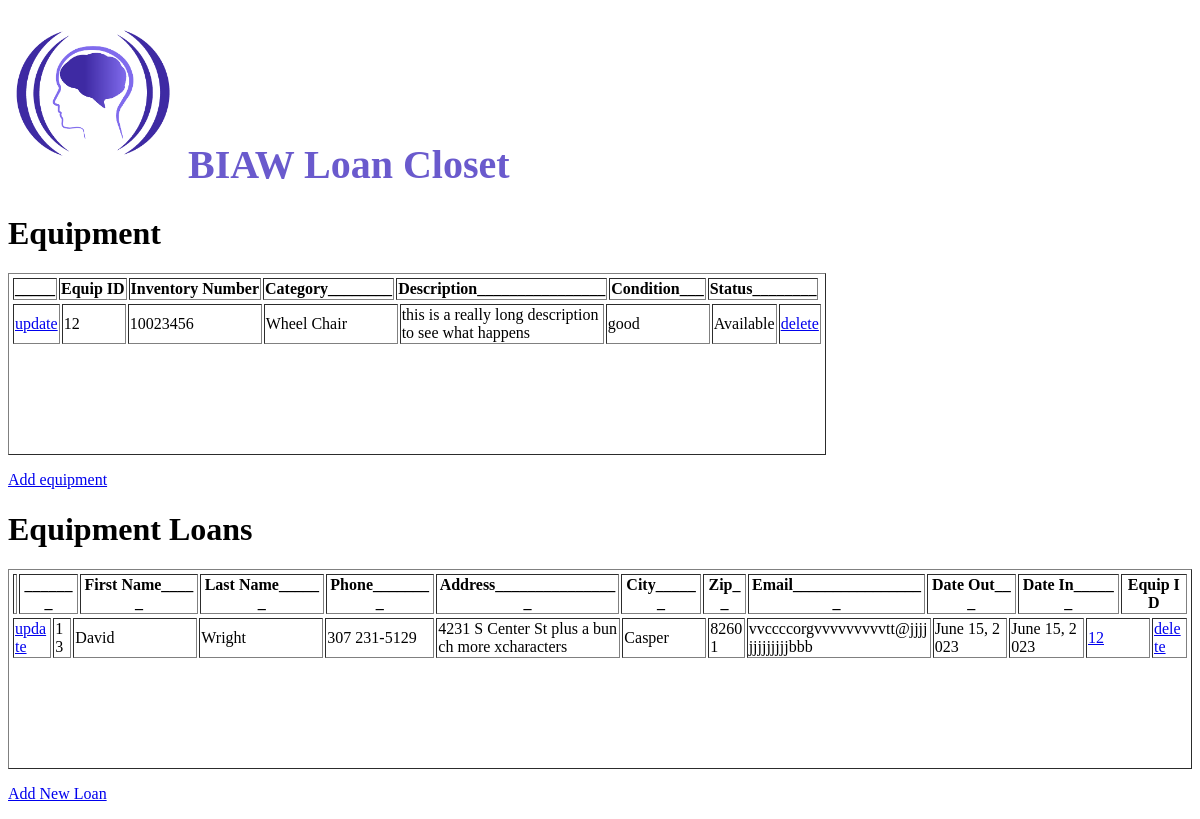
The page / on the database its author committed.
### loans/models.py (models this page shows)
class Equipment(models.Model):
    invnumber = models.IntegerField()
    category = models.CharField(max_length=10)
    description = models.CharField(max_length=225)
    condition = models.CharField(max_length=225)
    checkedout = models.BooleanField()

class Loans(models.Model):
    first_name = models.CharField(max_length=50)
    last_name = models.CharField (max_length=50)
    phone_number = models.CharField(max_length=20)
    address = models.CharField(max_length=50)
    city = models.CharField(max_length=20)
    zip = models.IntegerField()
    email = models.CharField(max_length=50, default="")
    date_out = models.DateField()
    date_in = models.DateField(blank=True, null=True)
    equip_id = models.IntegerField()

### loans/views.py (the view)
# urls.py: 2. Add a URL to urlpatterns:  path('', views.home, name='home')
def home(request):
 items = Equipment.objects.order_by('category').all().values()
 clients = Loans.objects.all().values()
 template = loader.get_template('home.html')
 context = {
   'items': items,
   'clients': clients,
 }
 return HttpResponse(template.render(context, request))

### loans/templates/home.html (shortened to what this page needs)
{% load static %}
<h1 style="color:SlateBlue; font-family: cursive; font-size: 40px; "><img src="{% static 'BIAW_Logo.png' %}" width="170"> BIAW Loan Closet </h1>
<h1>Equipment</h1>
<table class = "fixed_header", border="1">
<thead>
<tr>
   <th>_____</th>
   <th> Equip ID</th>
   <th> Inventory Number </th>
   <th> Category________</th>
   <th> Description________________ </th>
   <th> Condition___ </th>
   <th> Status________ </th>
</tr>
</thead>
<tbody>
{% for x in items %}
<tr>
   <td><a href="update/{{ x.id }}">update</a></td>
   <td style = "width: 60px">{{ x.id }}</td>
   <td style = "width: 130px">{{ x.invnumber }}</td>
   <td style = "width: 130px">{{ x.category }}</td>
   <td style = "width: 200px">{{ x.description }}</td>
   <td style = "width: 100px">{{ x.condition }}</td>
   {%if x.checkedout%}
      <td><a href="display_client/{{ x.id }}">{{'Checked Out'}}</a></td>
   {%else%}
      <td>{{ "Available" }}</td>
   {%endif%}
   <td><a href="del_equip/{{ x.id }}">delete</a></td>
</tr>
{% endfor %}
</tbody>
</table>
<p>
   <a href="add/">Add equipment</a>
   </p>
<h1>Equipment Loans</h1>
<table class = "fixed_header", border="1">
<thead>
<tr>
   <th></th>
   <th>_______</th>
   <th> First Name_____ </th>
   <th> Last Name______ </th>
   <th> Phone________ </th>
   <th> Address________________ </th>
   <th> City______ </th>
   <th> Zip__ </th>
   <th> Email_________________</th>
   <th> Date Out___ </th>
   <th> Date In______ </th>
   <th> Equip ID </th>
</tr>
</thead>
<tbody>
{% for x in clients %}
<tr>
   <td><a href="update_loan/{{ x.id }}">update</a></td>
   <td>{{ x.id }}</td>
   <td style = "width: 120px">{{ x.first_name }}</td>
   <td style = "width: 120px">{{ x.last_name }}</td>
   <td style = "width: 105px">{{ x.phone_number }}</td>
   <td style = "width: 180px">{{ x.address }}</td>
   <td style = "width: 80px">{{ x.city }}</td>
   <td>{{ x.zip }}</td>
   <td style = "width: 180px">{{x.email }}</td>
   <td>{{ x.date_out }}</td>
   {%if x.date_in is not None%}
      <td>{{ x.date_in }}</td>
   {%else%}
      <td>{{"Checked Out"}}
   {%endif%}
   <td style = "width: 60px"><a href="display_loan/{{ x.equip_id }}">{{x.equip_id}}</a></td>
   <td><a href="del_client/{{ x.id }}">delete</a></td>
</tr>
{% endfor %}
</tbody>
</table>
<p>
   <a href="add_loan/">Add New Loan</a>
   </p>

### loans/templates/home.html (style rules this page uses)
.fixed_header tbody { display:block; table-layout: fixed; word-break: break-all; word-wrap: break-word; overflow:auto; height:150px; }
.fixed_header thead { display:block; table-layout: fixed; word-break: break-all; word-wrap: break-word; }

### rows shown on the page
Equipment: id "12", invnumber "10023456", category "Wheel Chair", description "this is a really long description to see what happens", condition "good", value "Available"
Loans: id "13", first_name "David", last_name "Wright", phone_number "307 231-5129", address "4231 S Center St plus a bunch more xcharacters", city "Casper", zip "82601", email "vvccccorgvvvvvvvvvtt@jjjjjjjjjjjjjbbb", date_out "June 15, 2023", date_in "June 15, 2023", equip_id "12"
